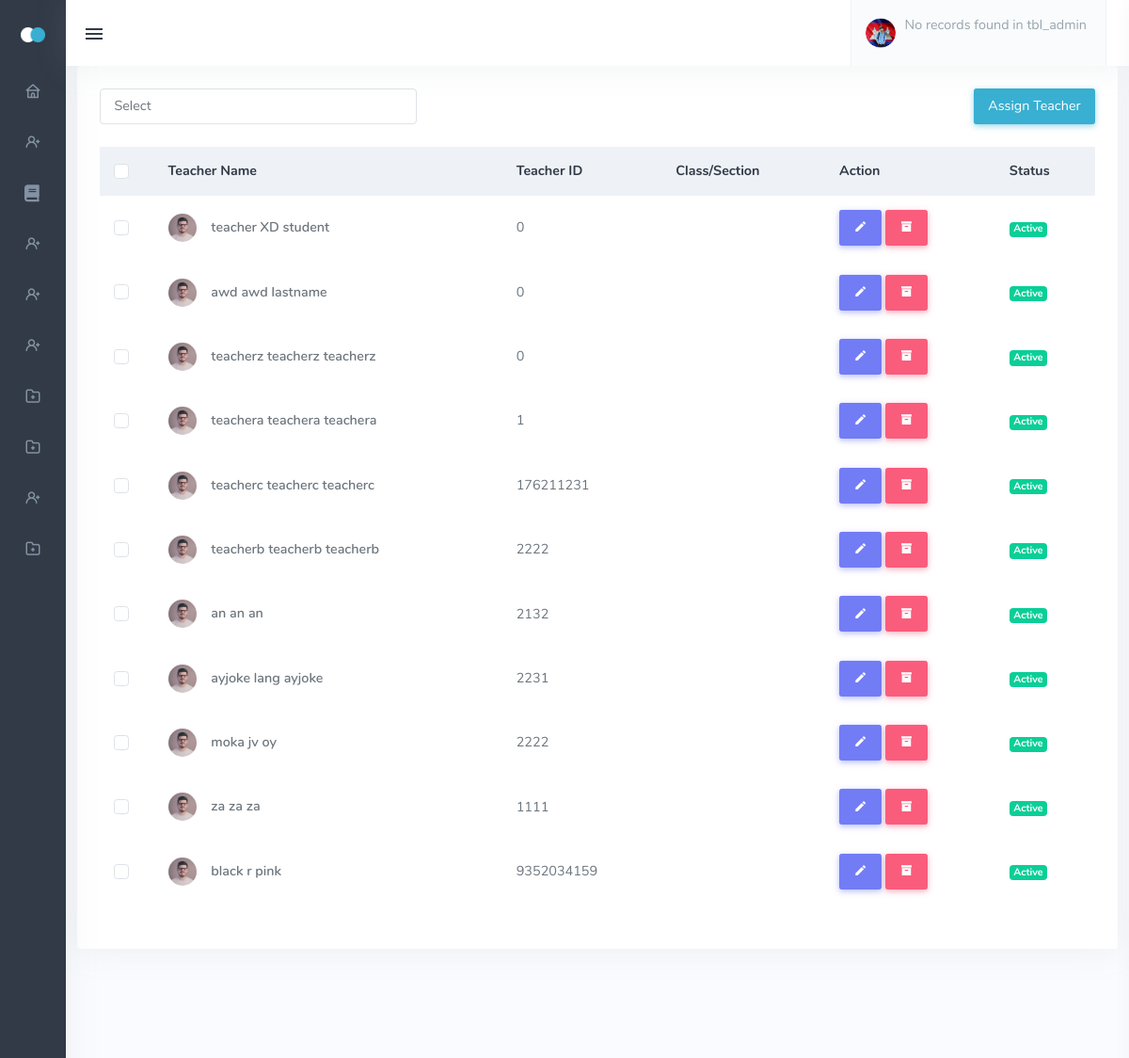
Screenshot of /admin_assign_teacher_class.php (signed in) with the database file from the repository.
### tables this page shows
CREATE TABLE `tbl_teachers` (
  `teacher_id` bigint(11) NOT NULL,
  `user_id` int(11) NOT NULL,
  `credentials_id` int(11) NOT NULL,
  `address_id` int(11) NOT NULL,
  `level_id` int(11) NOT NULL,
  `status_id` int(11) NOT NULL,
  `account_id` int(11) NOT NULL,
  `valid_id` int(11) NOT NULL
);

CREATE TABLE `tbl_userinfo` (
  `user_id` int(11) NOT NULL,
  `firstname` varchar(244) NOT NULL,
  `middlename` varchar(244) NOT NULL,
  `lastname` varchar(244) NOT NULL,
  `birthday` date NOT NULL,
  `gender` varchar(244) NOT NULL
);

### admin_assign_teacher_class.php (the view, shortened to what the rows shown need)
<!DOCTYPE html>
<html lang="en" class="menuitem-active">
<head>
    <link href="assets/css/icons.min.css" rel="stylesheet" type="text/css">
    <link href="assets/css/app.min.css" rel="stylesheet" type="text/css" id="light-style">
    <link href="assets/css/app-dark.min.css" rel="stylesheet" type="text/css" id="dark-style" disabled="disabled">
    <link rel="stylesheet" href="https://cdnjs.cloudflare.com/ajax/libs/font-awesome/5.15.3/css/all.min.css">
    <link href="assets/css/vendor/quill.core.css" rel="stylesheet" type="text/css" />
    <link href="assets/css/vendor/quill.snow.css" rel="stylesheet" type="text/css" />
</head>
<body class="show"
    data-layout-config="{&quot;leftSideBarTheme&quot;:&quot;dark&quot;,&quot;layoutBoxed&quot;:false, &quot;leftSidebarCondensed&quot;:false, &quot;leftSidebarScrollable&quot;:false,&quot;darkMode&quot;:false, &quot;showRightSidebarOnStart&quot;: false}"
    data-leftbar-theme="dark" data-leftbar-compact-mode="condensed" style="visibility: visible;">
    <div class="wrapper">
        <div class="content-page">
            <div class="content">
                <div class="row">
                    <div class="col-12">
                        <div class="card">
                            <div class="card-body">
                                <div class="table-responsive">
                                    <table
                                        class="table table-centered table-borderless table-hover w-100 dt-responsive nowrap"
                                        id="products-datatable">
                                        <thead class="table-light">
                                            <tr>
                                                <th style="width: 20px;">
                                                    <div class="form-check">
                                                        <input type="checkbox" class="form-check-input"
                                                            id="customCheck1">
                                                        <label class="form-check-label"
                                                            for="customCheck1">&nbsp;</label>
                                                    </div>
                                                </th>
                                                <th>Teacher Name</th>
                                                <th>Teacher ID</th>
                                                <th>Class/Section</th>
                                                <th>Action</th>
                                                <th>Status</th>
                                            </tr>
                                        </thead>
                                        <tbody>
                                            <?php
                                            include 'dbcon.php';
                                            $sql = "SELECT tbl_teachers.teacher_id, tbl_userinfo.user_id, tbl_userinfo.firstname, tbl_userinfo.middlename, tbl_userinfo.lastname,
                    tbl_usercredentials.email, tbl_usercredentials.contact, tbl_user_level.level, tbl_user_status.status
                FROM tbl_teachers
                JOIN tbl_userinfo ON tbl_teachers.user_id = tbl_userinfo.user_id
                JOIN tbl_usercredentials ON tbl_teachers.credentials_id = tbl_usercredentials.usercredentials_id
                JOIN tbl_user_level ON tbl_teachers.level_id = tbl_user_level.level_id
                JOIN tbl_user_status ON tbl_teachers.status_id = tbl_user_status.status_id
                WHERE tbl_user_level.level = 'TEACHER' AND tbl_user_status.status = 1";
                                            $result = mysqli_query($conn, $sql);
                                            if ($result && mysqli_num_rows($result) > 0) {
                                                while ($row = mysqli_fetch_assoc($result)) {
                                                    ?>
                                                    <tr>
                                                        <td>
                                                            <div class="form-check">
                                                                <input type="checkbox" class="form-check-input"
                                                                    id="customCheck2">
                                                                <label class="form-check-label"
                                                                    for="customCheck2">&nbsp;</label>
                                                            </div>
                                                        </td>
                                                        <td class="table-user">
                                                            <img src="assets/images/users/avatar-4.jpg" alt="table-user"
                                                                class="me-2 rounded-circle">
                                                            <a href="javascript:void(0);" class="text-body fw-semibold">
                                                                <?php echo $row['firstname'] . ' ' . $row['middlename'] . ' ' . $row['lastname'] ?>
                                                            </a>
                                                        </td>
                                                        <td>
                                                            <?php echo $row['teacher_id'] ?>
                                                        </td>
                                                        <td>
                                                        </td>
                                                        <td>
                                                            <a
                                                                href="admin_edit_teacher_acc.php?user_id=<?php echo $row['user_id'] ?>">
                                                                <button type="button" class="btn btn-primary"><i
                                                                        class="mdi mdi-pencil"></i> </button>
                                                            </a>
                                                            <a href="admin_teacher_deactivate.php?teacher_id=<?php echo $row['teacher_id'] ?>"
                                                                class="decline">
                                                                <button type="button" class="btn btn-danger"><i
                                                                        class="mdi mdi-archive"></i> </button>
                                                            </a>
                                                        </td>
                                                        <td>
                                                            <?php
                                                            if ($row['status'] == 1) {
                                                                ?>
                                                                <span class="badge bg-success">Active</span>
                                                                <?php
                                                            } else {
                                                                ?>
                                                                <span class="badge bg-warning">Inactive</span>
                                                                <?php
                                                            }
                                                            ?>
                                                        </td>
                                                    </tr>
                                                    <?php
                                                }
                                            }
                                            ?>
                                        </tbody>
                                    </table>
                                </div>
                            </div>
                        </div>
                    </div>
                </div>
</body>
</html>

### rows the page displays
tbl_teachers: user_id.firstname "teacher", user_id.middlename "XD", user_id.lastname "student", teacher "0"
tbl_teachers: user_id.firstname "awd", user_id.middlename "awd", user_id.lastname "lastname", teacher "0"
tbl_teachers: user_id.firstname "teacherz", user_id.middlename "teacherz", user_id.lastname "teacherz", teacher "0"
tbl_teachers: user_id.firstname "teachera", user_id.middlename "teachera", user_id.lastname "teachera", teacher "1"
tbl_teachers: user_id.firstname "teacherc", user_id.middlename "teacherc", user_id.lastname "teacherc", teacher "176211231"
tbl_teachers: user_id.firstname "teacherb", user_id.middlename "teacherb", user_id.lastname "teacherb", teacher "2222"
tbl_teachers: user_id.firstname "an", user_id.middlename "an", user_id.lastname "an", teacher "2132"
tbl_teachers: user_id.firstname "ayjoke", user_id.middlename "lang", user_id.lastname "ayjoke", teacher "2231"
tbl_teachers: user_id.firstname "moka", user_id.middlename "jv", user_id.lastname "oy", teacher "2222"
tbl_teachers: user_id.firstname "za", user_id.middlename "za", user_id.lastname "za", teacher "1111"
tbl_teachers: user_id.firstname "black", user_id.middlename "r", user_id.lastname "pink", teacher "9352034159"
